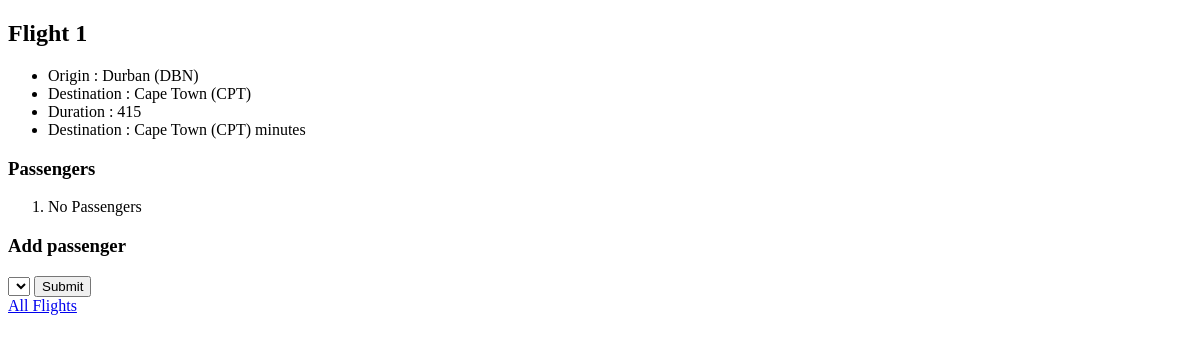
Page /flights/1/ on the earlier database version.
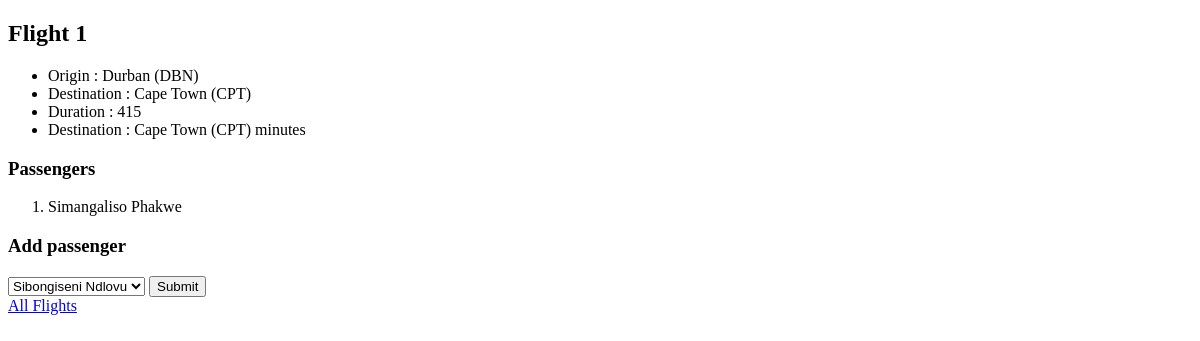
Same page on the later database version.
### Flights/models.py (models this page shows)
class Passenger(models.Model):
    first = models.CharField( max_length=64 )
    last = models.CharField( max_length=64 )
    flights = models.ManyToManyField( Flight, blank=True, related_name="passengers" )
    def __str__(self) -> str:
        return f"{self.first} {self.last}"

### Flights/views.py (the view)
# urls.py: path( '/<int:flight_id>/', views.flight, name="flight" ),
def flight( request, flight_id ):
    print("This happpened")
    requested_flight = Flight.objects.get( pk=flight_id )
    passengers = requested_flight.passengers.all()
    return render( request, "Flights/flight.html", {
        "flight": requested_flight,
        "passengers": passengers,
        "non_passengers": Passenger.objects.exclude( flights=requested_flight ).all()
    } )

### Flights/models.py (called while the page is built)
    def __str__(self):
        return f"{self.city} ({self.code})"

### Flights/templates/Flights/flight.html (shortened to what this page needs)
{% extends 'Flights/layout.html' %}
{% block body %}
<h2>
    Flight {{ flight.id }}
</h2>
<ul>
    <li> Origin : {{ flight.origin }} </li>
    <li> Destination : {{ flight.destination }} </li>
    <li> Duration : {{ flight.duration }} </li>
    <li> Destination : {{ flight.destination }} minutes </li>
</ul>
<h3>
    Passengers
</h3>
<ol>
    {% for passenger in passengers %}
    <li>{{ passenger.first }} {{ passenger.last }}</li>
    {% empty %}
    <li>No Passengers</li>
    {% endfor %}
</ol>
<h3>Add passenger</h3>
<form action="{% url 'flights:book' flight.id %}" method="post">
     <select name="passenger" id="">
        {% for passenger in non_passengers %}
            <option value="{{ passenger.id }}"> {{ passenger }} </option>
        {% endfor %}
     </select>
     <input type="submit">
</form>
<a href="{% url 'flights:index' %}">All Flights</a>
{% endblock %}

Differences in the rows shown:
added Passenger: first "Simangaliso", last "Phakwe"
Other differences:
form field passenger: (not shown) → "Sibongiseni Ndlovu"
text no longer shown: "No Passengers"
